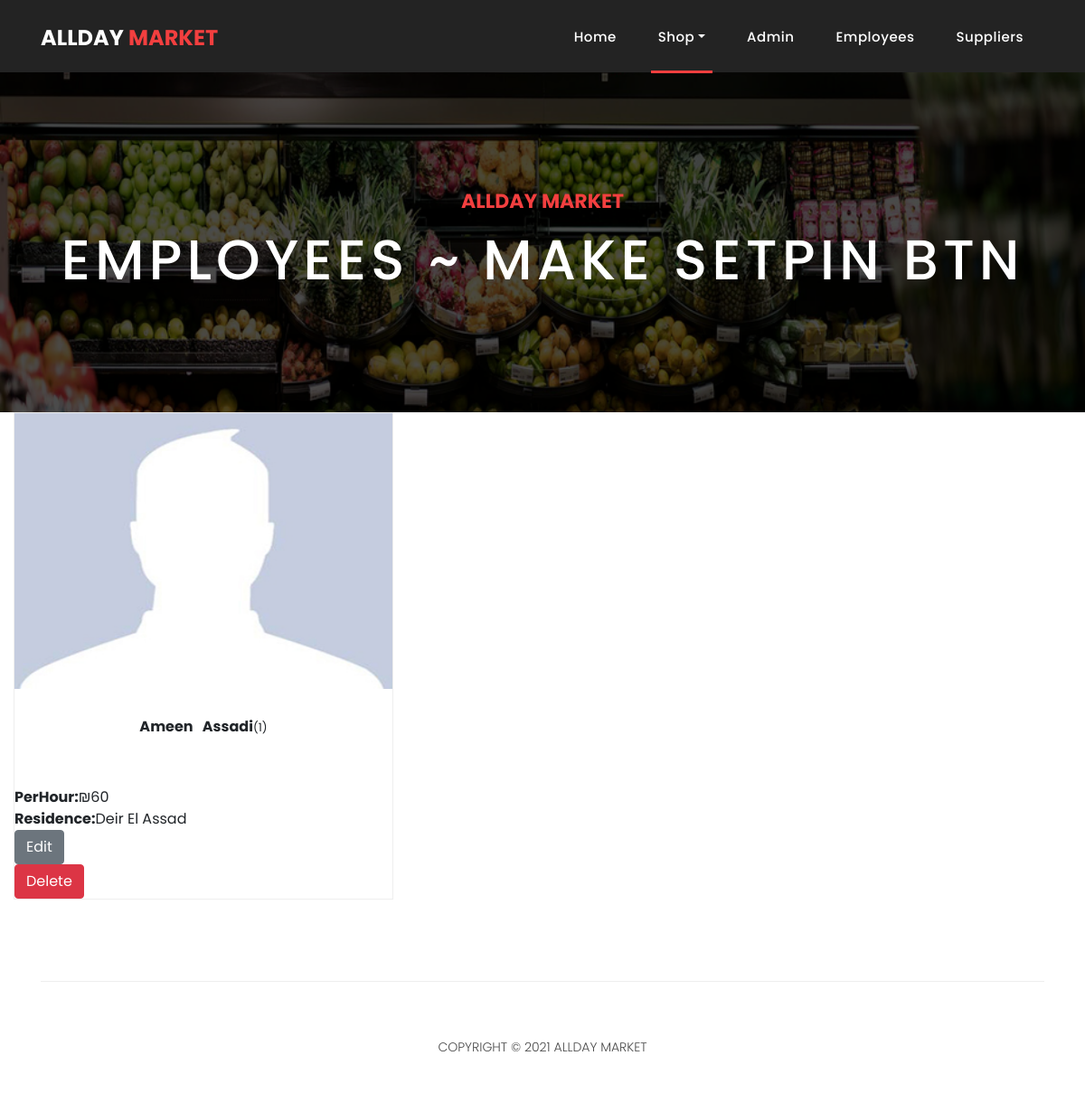
The app's page /employees.php (signed in), older data.
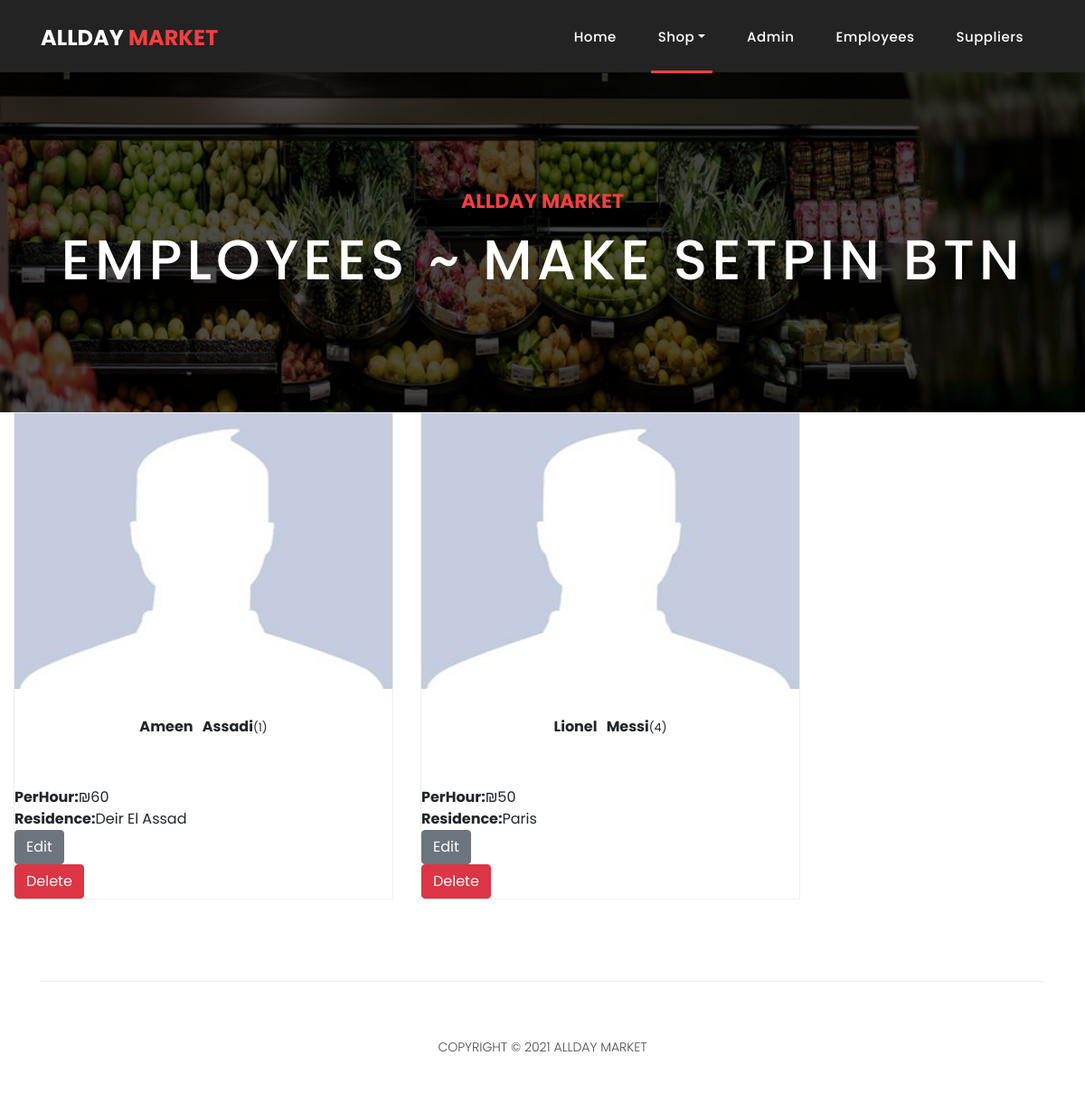
The same page, newer data.
### tables this page shows
CREATE TABLE `employees` (
  `id` int(11) NOT NULL,
  `eID` int(9) NOT NULL,
  `PIN` varchar(4) DEFAULT NULL,
  `firstname` varchar(50) NOT NULL,
  `lastname` varchar(50) NOT NULL,
  `depNum` tinyint(1) NOT NULL,
  `perhour` int(11) NOT NULL,
  `residence` varchar(256) NOT NULL,
  `avatar` varchar(50) DEFAULT NULL
);

### employees.php (the view, shortened to what this page needs)
<!DOCTYPE html>
<html lang="en">
   <head>
      <link href="vendor/bootstrap/css/bootstrap.min.css" rel="stylesheet">
      <link rel="stylesheet" href="assets/css/fontawesome.css">
      <link rel="stylesheet" href="assets/css/style.css">
      <link rel="stylesheet" href="assets/css/owl.css">
   </head>
   <body>
      <header class="">
         <?php
            if(isset($_SESSION['email'])){
            	if($_SESSION['email'] === 'admin@allday.com'){
            $basedir = realpath(__DIR__);
            		include($basedir . '/navbars/navadmin.php');
            	}
            	else{
            $basedir = realpath(__DIR__);
            		include($basedir . '/navbars/navuser.php');
            	}
            }
            else{
            $basedir = realpath(__DIR__);
            include($basedir . '/navbars/nav.php');
            }
            ?>
      </header>
      <div class="page-heading about-heading header-text" style="background-image: url(assets/images/veghs.png);">
         <div class="container">
            <div class="row">
               <div class="col-md-12">
                  <div class="text-content">
                     <h4>AllDay Market</h4>
                     <h2>Employees ~ MAKE SETPIN btn</h2>
                  </div>
               </div>
            </div>
         </div>
      </div>
      <div class="col-md-9">
         <div class="row">
            <?php
                           include 'db.php';
                           $sql = "SELECT * FROM employees";
                           $stmt= mysqli_stmt_init($conn);
                           mysqli_stmt_prepare($stmt,$sql);
                           mysqli_stmt_execute($stmt);
                           $results=mysqli_stmt_get_result($stmt);
               	if(isset($_SESSION['email'])){
               	if($_SESSION['email'] === 'admin@allday.com'){
               		while ($row=mysqli_fetch_assoc($results))
               			{
               			  $ID = $row['id'];
               			  $firstname = $row['firstname'];
               			  $lastname = $row['lastname'];
               			  $perhour=$row['perhour'];
               			  $residence=$row['residence'];
               			  $img = $row['avatar'];
               			  echo '
               				<div class="col-md-6">
               				  <div class="product-item">
               					<a href="#"><img src="'.$img.'" alt=""></a>
               				   <div class="down-content">
               					<center><strong>'.$firstname.' &nbsp '.$lastname.'</strong><small>('.$ID.')</small></center>
               					 </div>
               					  <br>
               					  <div>
               					  <ul>
               					  <li><strong>PerHour:</strong>₪'.$perhour.'</li>
               					  <li><strong>Residence:</strong>'.$residence.'</li>
               					  </div>
               					  <div>
               	          	<a href="editEmployeeForm.php?id='.$ID.'">
                             <button class="btn btn-secondary" type="button" class="filled-button" class="editBtn">Edit</button>
                             </a>
                             <form action="updateEmployee.php" method="post">
                             <input type="hidden" name="id" value="'.$ID.'">
                             <fieldset>
                             <button type="submit" name="employeeDel" id="form-submit" class="btn btn-danger">Delete</button>
                             </fieldset>
                             </form>
               					</div>
               				  </div>
               				</div>
               			  ';
               			}
               	}
               	}
               else{
               			  echo '
               				You cant see here
               			  ';
               	}
               		  ?>
         </div>
      </div>
      <footer>
         <div class="container">
            <div class="row">
               <div class="col-md-12">
                  <div class="inner-content">
                     <p>Copyright © 2021 AllDay Market</p>
                  </div>
               </div>
            </div>
         </div>
      </footer>
   </body>
</html>

Row changes from the older to the newer data that the page shows:
added employees: avatar (placeholder picture), firstname "Lionel", lastname "Messi", id "4", perhour "50", residence "Paris"
